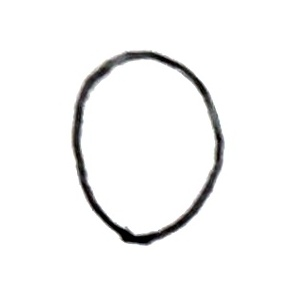
#> input picture test_images/O.jpg, 296 x 296 px
$ python -i normalize_dataset.py   (imports and definitions only)
#> lines starting #> are read from the running program, lines starting #| are printed output that depends on the picture; after the words box and inside, x2 and y2 are one past the last pixel; in counts of white or black regions, pixels touching at a corner belong together
"""
PASO 0: Normalización automática de datasets OCR.

Este script normaliza datasets de compañeros y los prepara para entrenamiento.

Estructura de entrada esperada (datasets de compañeros):
    data/raw/
    ├── mayusculas/
    │   ├── A/
    │   ├── B/
    │   └── ...
    ├── minusculas/
    │   ├── a/
    │   ├── b/
    │   └── ...
    └── numeros/
        ├── 0/
        ├── 1/
        └── ...

Estructura de salida (para entrenamiento):
    data/normalized/
    ├── A/
    ├── a/
    ├── 0/
    └── ...
"""

import os
import sys
from pathlib import Path
import argparse
from PIL import Image, ImageOps, ImageFilter
import numpy as np
from tqdm import tqdm


def normalize_single_image(img_array):
    """
    Normaliza una imagen de carácter manuscrito.

    Proceso:
    1. Detectar si letra es oscura o clara
    2. Invertir si es necesario (letra→blanca, fondo→negro)
    3. Binarizar con umbral Otsu
    4. Eliminar ruido

    Args:
        img_array: Array numpy con la imagen

    Returns:
        Imagen normalizada (array numpy)
    """
    # Detectar orientación (letra oscura o clara)
    mean_pixel = np.mean(img_array)
#> mean_pixel = 245.4

    # Si letra es oscura sobre fondo claro, invertir
    if mean_pixel > 127:
        img_array = 255 - img_array
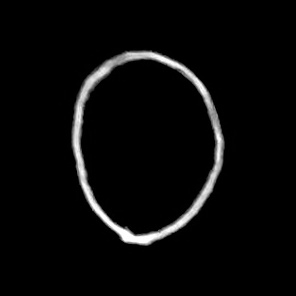
#> img_array: shape (296, 296); min 0, max 255, mean 9.6

    # Suavizar para eliminar ruido
    from scipy.ndimage import gaussian_filter
    img_smooth = gaussian_filter(img_array, sigma=0.5)

    # Umbral Otsu para binarizar
    hist, _ = np.histogram(img_smooth.flatten(), bins=256, range=[0, 256])
#> hist = 256 values, max 80470 at index 0, min 0 at index 255, mean 342.2
    hist = hist.astype(float)

    total = img_smooth.size
#> total = 87616
    sumT = np.dot(np.arange(256), hist)
#> sumT = 834992
    sumB = 0
    wB = 0

    current_max = 0
    threshold = 0

    for i in range(256):
        wB += hist[i]
        if wB == 0:
            continue
        wF = total - wB
        if wF == 0:
            break
        sumB += i * hist[i]
        mB = sumB / wB
        mF = (sumT - sumB) / wF
        between = wB * wF * (mB - mF) ** 2
        if between > current_max:
            current_max = between
            threshold = i
#> this loop made 255 passes
#> (wB, wF, sumB, mB, mF, current_max) on passes 1 to 12: (80470, 7146, 0, 0, 116.8, 7.85e+12), (81075, 6541, 605, 0.00746, 127.6, 8.63e+12), (81303, 6313, 1061, 0.013, 132.1, 8.95e+12), (81447, 6169, 1493, 0.0183, 135.1, 9.17e+12), (81551, 6065, 1909, 0.0234, 137.4, 9.33e+12), (81647, 5969, 2389, 0.0293, 139.5, 9.48e+12), (81725, 5891, 2857, 0.035, 141.3, 9.6e+12), (81793, 5823, 3333, 0.0407, 142.8, 9.71e+12), (81862, 5754, 3885, 0.0475, 144.4, 9.82e+12), (81916, 5700, 4371, 0.0534, 145.7, 9.91e+12), (81963, 5653, 4841, 0.0591, 146.9, 9.98e+12), (82001, 5615, 5259, 0.0641, 147.8, 1e+13)
#> after the loop, current_max = 1.14e+13; sumB = 833976; threshold = 91; wB = 87616

    # Aplicar umbral
    binary = (img_smooth > threshold).astype(np.uint8) * 255
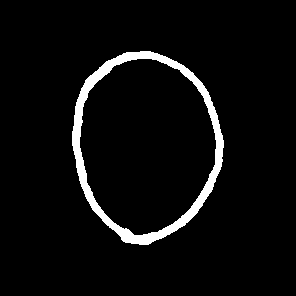
#> binary: shape (296, 296); 4.7% white; 1 white region, box (x1, y1, x2, y2) and area: (72, 51, 224, 245) 4138

    return binary


def normalize_image(image_path, target_size=(28, 28)):
    """
    Normaliza una imagen completa.

    Args:
        image_path: Ruta a la imagen original
        target_size: Tamaño objetivo

    Returns:
        PIL Image normalizada o None si falla
    """
    try:
        # Cargar y convertir a escala de grises
        img = Image.open(image_path).convert('L')
        img_array = np.array(img)

        # Normalizar
        binary = normalize_single_image(img_array)
        img_binary = Image.fromarray(binary)

        # Recortar espacio en blanco
        bbox = img_binary.getbbox()
#> bbox = (72, 51, 224, 245)
        if bbox:
            img_cropped = img_binary.crop(bbox)
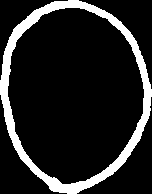
#> img_cropped: PIL image 152x194 L; 14% white; 1 white region, box (x1, y1, x2, y2) and area: (0, 0, 152, 194) 4138
        else:
            img_cropped = img_binary

        # Redimensionar manteniendo aspect ratio
        img_cropped.thumbnail(target_size, Image.Resampling.LANCZOS)
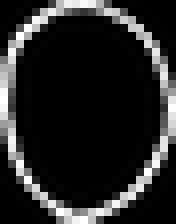
#> img_cropped: PIL image 22x28 L (shown 8 times larger); min 0, max 255, mean 38.1

        # Crear imagen con padding
        img_padded = Image.new('L', target_size, color=0)  # Fondo negro
#> img_padded: PIL image 28x28 L; every value is 0
        offset = ((target_size[0] - img_cropped.width) // 2,
                 (target_size[1] - img_cropped.height) // 2)
#> offset = (3, 0)
        img_padded.paste(img_cropped, offset)
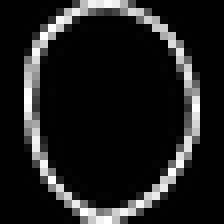
#> img_padded: PIL image 28x28 L (shown 8 times larger); min 0, max 255, mean 30

        return img_padded

    except Exception as e:
        print(f"  ⚠️  Error: {str(e)}")
        return None


# [127 lines left out: functions normalize_dataset, main, not called in this run]


# [2 lines not run here, left out]

>>> result = normalize_image('test_images/O.jpg')

$ run again, on test_images/A.png
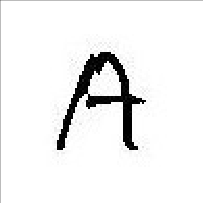
#> input picture test_images/A.png, 203 x 203 px
#> mean_pixel = 239.6
#> hist = 256 values, max 32351 at index 0, min 0 at index 61, mean 161
#> sumT = 621990
#> the loop in normalize_single_image, `for i in range(256):` made 255 passes
#> (wB, wF, sumB, mB, mF, current_max) on passes 1 to 8: (32351, 8858, 0, 0, 70.22, 1.41e+12), (33871, 7338, 1520, 0.0449, 84.56, 1.78e+12), (34771, 6438, 3320, 0.0955, 96.1, 2.06e+12), (35382, 5827, 5153, 0.146, 105.9, 2.3e+12), (35779, 5430, 6741, 0.188, 113.3, 2.49e+12), (36103, 5106, 8361, 0.232, 120.2, 2.65e+12), (36406, 4803, 10179, 0.28, 127.4, 2.82e+12), (37030, 4179, 14547, 0.393, 145.4, 3.25e+12)
#> after the loop in normalize_single_image, `for i in range(256):`: current_max = 5.12e+12; sumB = 591764; threshold = 107; wB = 41209
#> in normalize_single_image, `binary = (img_smooth > threshold).astype(np.uint8) * 255`:
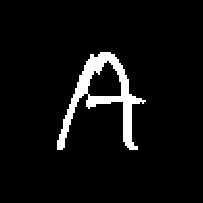
#> binary: shape (203, 203); 5.6% white; 1 white region, box (x1, y1, x2, y2) and area: (57, 52, 146, 150) 2292
#> bbox = (57, 52, 146, 150)
#> in normalize_image, `img_padded.paste(img_cropped, offset)`:
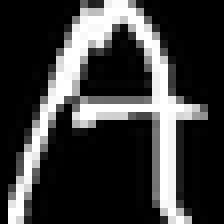
#> img_padded: PIL image 28x28 L (shown 8 times larger); min 0, max 255, mean 60

$ run again, on test_images/C.png
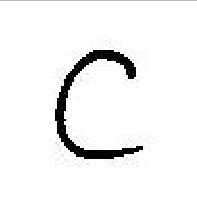
#> input picture test_images/C.png, 197 x 205 px
#> mean_pixel = 241.8
#> hist = 256 values, max 33336 at index 0, min 0 at index 44, mean 157.8
#> sumT = 522210
#> the loop in normalize_single_image, `for i in range(256):` made 255 passes
#> (wB, wF, sumB, mB, mF, current_max) on passes 1 to 8: (33336, 7049, 0, 0, 74.08, 1.29e+12), (34454, 5931, 1118, 0.0324, 87.86, 1.58e+12), (35250, 5135, 2710, 0.0769, 101.2, 1.85e+12), (35749, 4636, 4207, 0.118, 111.7, 2.06e+12), (36102, 4283, 5619, 0.156, 120.6, 2.24e+12), (36374, 4011, 6979, 0.192, 128.5, 2.4e+12), (36643, 3742, 8593, 0.235, 137.3, 2.57e+12), (36970, 3415, 10882, 0.294, 149.7, 2.82e+12)
#> after the loop in normalize_single_image, `for i in range(256):`: current_max = 4.34e+12; sumB = 515098; threshold = 68; wB = 40385
#> in normalize_single_image, `binary = (img_smooth > threshold).astype(np.uint8) * 255`:
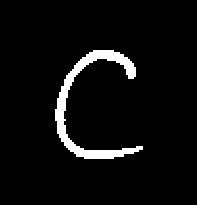
#> binary: shape (205, 197); 4.9% white; 1 white region, box (x1, y1, x2, y2) and area: (55, 50, 143, 159) 1966
#> bbox = (55, 50, 143, 159)
#> in normalize_image, `img_padded.paste(img_cropped, offset)`:
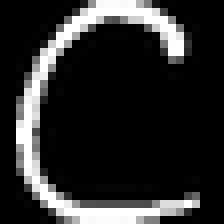
#> img_padded: PIL image 28x28 L (shown 8 times larger); min 0, max 255, mean 43.1
